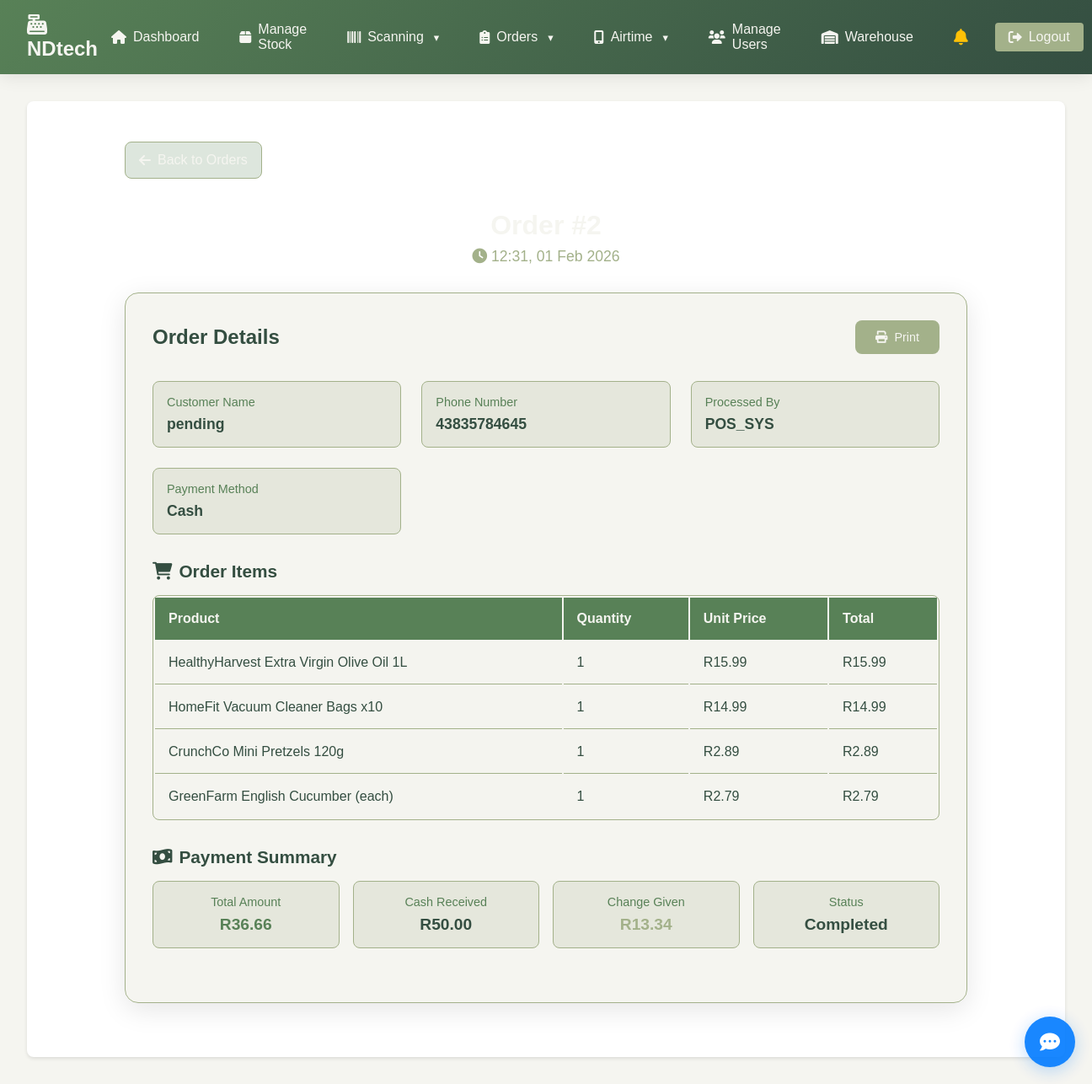
The page /completed_order_details/2/ (signed in) on the database its author committed.
### nano/models.py (models this page shows, shortened)
class CompletedOrder(models.Model):
    PAYMENT_METHOD_CHOICES = [
        ('cash', 'Cash'),
        ('card', 'Card'),
        ('mobile', 'Mobile Payment'),
    ]
    customer_name = models.CharField(max_length=100)
    customer_name_encrypted = models.TextField(blank=True, null=True)
    customer_phone = models.CharField(max_length=15)
    customer_phone_encrypted = models.TextField(blank=True, null=True)
    customer_email = models.EmailField(blank=True, null=True)
    customer_email_encrypted = models.TextField(blank=True, null=True)
    items = models.JSONField()  # Store cart items as JSON
    total = models.DecimalField(max_digits=10, decimal_places=2)
    cash_received = models.DecimalField(max_digits=10, decimal_places=2)
    change_given = models.DecimalField(max_digits=10, decimal_places=2)
    payment_method = models.CharField(max_length=10, choices=PAYMENT_METHOD_CHOICES, default='cash')
    completed_at = models.DateTimeField(auto_now_add=True)
    processed_by = models.ForeignKey(User, on_delete=models.SET_NULL, null=True)

### nano/views.py (the view)
# urls.py: path('completed_order_details/<int:order_id>/', views.completed_order_details, name='completed_order_details'),
@login_required
def completed_order_details(request, order_id):
    if not (request.user.is_superuser or (hasattr(request.user, 'userprofile') and request.user.userprofile.role in ['admin', 'manager', 'cashier'])):
        return HttpResponseForbidden("You do not have permission to access this page.")
    order = get_object_or_404(CompletedOrder, id=order_id)
    items_with_totals = []
    if order.items:
        for item in order.items:
            item_total = item.get('quantity', 0) * item.get('price', 0)
            items_with_totals.append({
                'product': item.get('product', 'Unknown Product'),
                'quantity': item.get('quantity', 0),
                'price': item.get('price', 0),
                'total': item_total
            })
    return render(request, 'nano/completed_order_details.html', {
        'order': order,
        'items_with_totals': items_with_totals
    })

### nano/authentication.py (called while the page is built)
    def get_user(self, user_id):
        try:
            user = User.objects.get(pk=user_id)
            if not user.is_active:
                return None
            try:
                user_profile = UserProfile.objects.get(user=user)
                if not user_profile.is_active:
                    return None
            except UserProfile.DoesNotExist:
                pass
            return user
        except User.DoesNotExist:
            return None

### nano/templates/nano/completed_order_details.html (shortened to what this page needs)
{% extends 'nano/base.html' %}
{% load static %}
{% block extra_css %}
<link rel="stylesheet" href="{% static 'nano/completed_orders.css' %}">
{% endblock %}
{% block content %}
<div class="main-container">
    <a href="{% url 'completed_orders' %}" class="back-link">
        <i class="fas fa-arrow-left"></i>
    </a>
    <header class="header">
        <h1>Order #{{ order.id }}</h1>
        <div class="subtitle">
            <i class="fas fa-clock"></i>
            {{ order.completed_at|date:"H:i, d M Y" }}
        </div>
    </header>
    <div class="order-card">
        <div class="order-header">
            <h2 class="order-title">Order Details</h2>
            <div class="order-actions">
                <button onclick="window.print()" class="btn btn-secondary">
                    <i class="fas fa-print"></i>
                    Print
                </button>
            </div>
        </div>
        <div class="info-grid">
            <div class="info-item">
                <div class="info-label">Customer Name</div>
                <div class="info-value">{{ order.customer_name }}</div>
            </div>
            <div class="info-item">
                <div class="info-label">Phone Number</div>
                <div class="info-value">{{ order.customer_phone }}</div>
            </div>
            <div class="info-item">
                <div class="info-label">Processed By</div>
                <div class="info-value">{{ order.processed_by.username|default:"System" }}</div>
            </div>
            <div class="info-item">
                <div class="info-label">Payment Method</div>
                <div class="info-value">{{ order.get_payment_method_display|title }}</div>
            </div>
        </div>
        <div class="items-section">
            <h3 class="section-title">
                <i class="fas fa-shopping-cart"></i>
                Order Items
            </h3>
            <table class="items-table">
                <thead>
                    <tr>
                        <th>Product</th>
                        <th>Quantity</th>
                        <th>Unit Price</th>
                        <th>Total</th>
                    </tr>
                </thead>
                <tbody>
                    {% for item in items_with_totals %}
                    <tr>
                        <td>{{ item.product }}</td>
                        <td>{{ item.quantity }}</td>
                        <td>R{{ item.price }}</td>
                        <td>R{{ item.total }}</td>
                    </tr>
                    {% endfor %}
                </tbody>
            </table>
        </div>
        <div class="items-section">
            <h3 class="section-title">
                <i class="fas fa-money-bill-wave"></i>
                Payment Summary
            </h3>
            <div class="payment-grid">
                <div class="payment-item">
                    <div class="payment-label">Total Amount</div>
                    <div class="payment-value total">R{{ order.total }}</div>
                </div>
                <div class="payment-item">
                    <div class="payment-label">Cash Received</div>
                    <div class="payment-value cash">R{{ order.cash_received }}</div>
                </div>
                <div class="payment-item">
                    <div class="payment-label">Change Given</div>
                    <div class="payment-value change">R{{ order.change_given }}</div>
                </div>
                <div class="payment-item">
                    <div class="payment-label">Status</div>
                    <div class="payment-value">Completed</div>
                </div>
            </div>
        </div>
    </div>
</div>
{% endblock %}

### nano/static/nano/styles.css (style rules this page uses)
body { font-family: Arial, sans-serif; margin: 0; padding: 0; background-color: #f5f5f0; }

### nano/static/nano/notifications.css (style rules this page uses)
.btn { padding: 10px 20px; border: none; border-radius: 6px; cursor: pointer; font-size: 0.9rem; transition: all 0.2s ease; }
.btn-secondary { background: #6c757d; color: white; }

### nano/static/nano/completed_orders.css (style rules this page uses)
.order-card { background: rgba(245, 245, 240, 0.95); border: 2px solid #a3b18a; border-radius: 0.75rem; padding: 1.5rem; margin-bottom: 1rem; transition: all 0.3s ease; cursor: pointer; }
.order-header { display: flex; justify-content: space-between; align-items: center; margin-bottom: 1rem; flex-wrap: wrap; gap: 1rem; }
.back-link { display: inline-flex; align-items: center; gap: 0.5rem; color: #f5f5f0; text-decoration: none; padding: 0.75rem 1rem; background: rgba(88, 129, 87, 0.2); border-radius: 0.5rem; border: 1px solid #a3b18a; transition: all 0.3s ease; margin-bottom: 1rem; }
.main-container { max-width: 1000px; margin: 0 auto; padding: 1rem; }
.header { text-align: center; margin-bottom: 2rem; color: #f5f5f0; }
.header h1 { font-size: 2rem; margin-bottom: 0.5rem; color: #f5f5f0; }
.subtitle { color: #a3b18a; font-size: 1.1rem; }
.order-card { background: rgba(245, 245, 240, 0.95); border-radius: 1rem; padding: 2rem; box-shadow: 0 8px 32px rgba(0, 0, 0, 0.1); border: 1px solid #a3b18a; }
.order-header { display: flex; justify-content: space-between; align-items: center; margin-bottom: 2rem; flex-wrap: wrap; gap: 1rem; }
.order-title { color: #344e41; font-size: 1.5rem; margin: 0; }
.btn { padding: 0.75rem 1.5rem; border: none; border-radius: 0.5rem; cursor: pointer; font-weight: 500; transition: all 0.3s ease; text-decoration: none; display: inline-flex; align-items: center; gap: 0.5rem; }
.btn-secondary { background: #a3b18a; color: #f5f5f0; }
.info-grid { display: grid; grid-template-columns: repeat(auto-fit, minmax(250px, 1fr)); gap: 1.5rem; margin-bottom: 2rem; }
.info-item { background: rgba(163, 177, 138, 0.2); padding: 1rem; border-radius: 0.5rem; border: 1px solid #a3b18a; }
.info-label { font-size: 0.9rem; color: #588157; margin-bottom: 0.5rem; font-weight: 500; }
.info-value { font-size: 1.1rem; color: #344e41; font-weight: 600; }
.items-section { margin-bottom: 2rem; }
.section-title { color: #344e41; font-size: 1.3rem; margin-bottom: 1rem; display: flex; align-items: center; gap: 0.5rem; }
.items-table { width: 100%; background: rgba(245, 245, 240, 0.95); border-radius: 0.5rem; overflow: hidden; border: 1px solid #a3b18a; }
.items-table th { background: #588157; color: #f5f5f0; padding: 1rem; text-align: left; font-weight: 600; }
.items-table td { padding: 1rem; border-bottom: 1px solid #a3b18a; color: #344e41; }
.items-table tbody tr:last-child td { border-bottom: none; }
.payment-grid { display: grid; grid-template-columns: repeat(auto-fit, minmax(200px, 1fr)); gap: 1rem; }
.payment-item { background: rgba(163, 177, 138, 0.2); padding: 1rem; border-radius: 0.5rem; border: 1px solid #a3b18a; text-align: center; }
.payment-label { font-size: 0.9rem; color: #588157; margin-bottom: 0.5rem; font-weight: 500; }
.payment-value { font-size: 1.2rem; font-weight: 700; color: #344e41; }
.payment-value.total { color: #588157; }
.payment-value.cash { color: #344e41; }
.payment-value.change { color: #a3b18a; }

### rows shown on the page
CompletedOrder: completed_at "12:31, 01 Feb 2026", customer_name "pending", customer_phone "43835784645", processed_by.username "POS_SYS", payment_method "Cash", total "36.66", cash_received "50.00", change_given "13.34"

### other values the page prints
{{ item.product }} "HealthyHarvest Extra Virgin Olive Oil 1L" "HomeFit Vacuum Cleaner Bags x10" "CrunchCo Mini Pretzels 120g" "GreenFarm English Cucumber (each)"
{{ item.quantity }} "1" "1" "1" "1"
{{ item.price }} "15.99" "14.99" "2.89" "2.79"
{{ item.total }} "15.99" "14.99" "2.89" "2.79"
